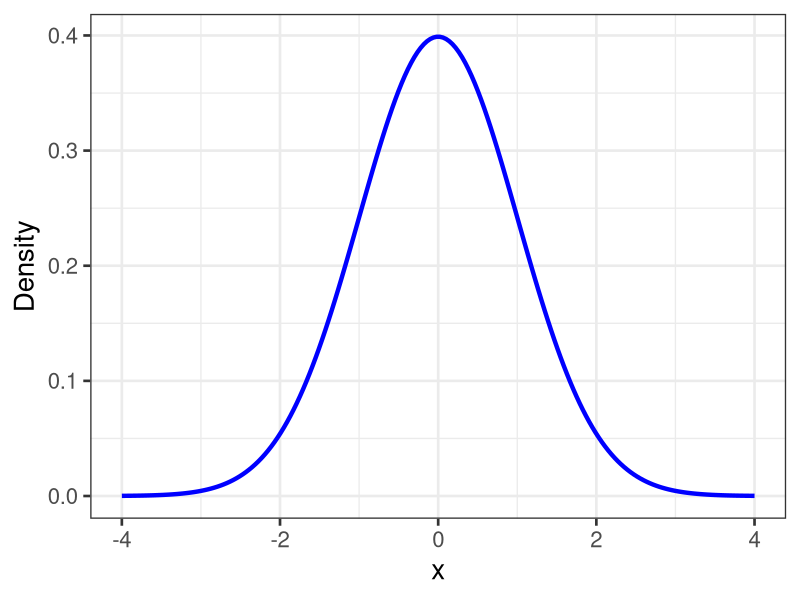
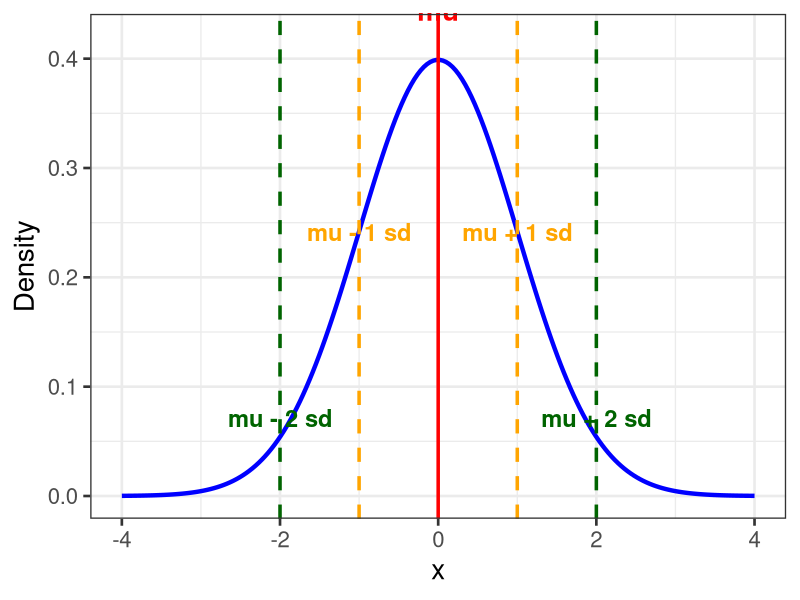

Source code (R) for these figures, in order: (Note: this script raises an error after producing the figures.)
library(ggplot2)

# Set parameters for the normal distribution ####
mu <- 0      # mean
sigma <- 1   # standard deviation

# Create a sequence of x values
x <- seq(-4, 4, length.out = 200)

# Compute the corresponding density values
df <- data.frame(
  x = x,
  density = dnorm(x, mean = mu, sd = sigma)
)

# Create the ggplot
ggplot(df, aes(x = x, y = density)) +
  geom_line(color = "blue", size = 1.5) +
  labs(
    #title = "Example of a Gaussian (Normal) Probability Distribution",
    x = "x",
    y = "Density"
  ) +
  theme_bw(base_size = 20)

ggplot(df, aes(x = x, y = density)) +
  geom_line(color = "blue", size = 1.5) +
  geom_vline(xintercept = mu, color = "red", linetype = "solid", size = 1.2) +
  geom_vline(xintercept = mu + sigma, color = "orange", linetype = "dashed", size = 1.2) +
  geom_vline(xintercept = mu - sigma, color = "orange", linetype = "dashed", size = 1.2) +
  geom_vline(xintercept = mu + 2*sigma, color = "darkgreen", linetype = "dashed", size = 1.2) +
  geom_vline(xintercept = mu - 2*sigma, color = "darkgreen", linetype = "dashed", size = 1.2) +
  annotate("text", x = mu, y = 0.42, label = "mu", color = "red", vjust = -0.8, fontface = "bold", size = 7) +
  annotate("text", x = mu - sigma, y = 0.22, label = "mu - 1 sd", color = "orange", vjust = -0.8, fontface = "bold", size = 6) +
  annotate("text", x = mu + sigma, y = 0.22, label = "mu + 1 sd", color = "orange", vjust = -0.8, fontface = "bold", size = 6) +
  annotate("text", x = mu - 2*sigma, y = 0.05, label = "mu - 2 sd", color = "darkgreen", vjust = -0.8, fontface = "bold", size = 6) +
  annotate("text", x = mu + 2*sigma, y = 0.05, label = "mu + 2 sd", color = "darkgreen", vjust = -0.8, fontface = "bold", size = 6) +
  labs(
    #title = "Gaussian Distribution with Mean (mu), ±1 SD, and ±2 SD",
    x = "x",
    y = "Density"
  ) +
  theme_bw(base_size = 20)


# Parameters for the two distributions
mu <- 0
sds <- c(1, 2)

# Create data for both sd values
curve_data <- expand_grid(sd = sds, x = seq(-6, 6, length.out = 300)) %>%
  mutate(mu = mu,
         density = dnorm(x, mean = mu, sd = sd),
         group = paste0("sd = ", sd))

# For vertical lines (mu and mu±sd)
vlines <- tibble(
  sd = rep(sds, each = 3),
  x = c(mu, mu-1, mu+1, mu, mu-2, mu+2),
  label = rep(c("mu", "mu-1sd", "mu+1sd"), 2),
  group = paste0("sd = ", rep(sds, each = 3))
) %>%
  mutate(x = case_when(
    label == "mu-1sd" ~ mu - sd,
    label == "mu+1sd" ~ mu + sd,
    TRUE ~ mu
  ))

# Create the faceted plot
ggplot(curve_data, aes(x = x, y = density)) +
  geom_line(color = "blue", size = 1.2) +
  geom_vline(data = vlines, aes(xintercept = x), 
             color = "red", linetype = "dashed", size = 1) +
  facet_wrap(~ group, nrow = 2) +
  theme_bw(base_size = 18)

# neg binom histos ####
library(ggplot2)
library(dplyr)
library(tidyr)

# Define parameters for four Negative Binomial distributions
params <- tibble(
  mu  = c(5, 5, 10, 10),
  phi = c(1, 5, 1, 5)
) %>%
  mutate(label = paste0("mu = ", mu, ", phi = ", phi))

# Generate data: x from 0 to some max count
max_x <- 30

# Function to compute NB pmf for given mu and phi
# Note: In R, Negative Binomial uses size parameter = phi,
# and prob = phi / (mu + phi)
get_nb_pmf <- function(x, mu, phi) {
  size <- phi
  prob <- phi / (mu + phi)
  dnbinom(x, size = size, prob = prob)
}

# Create data frame with pmf values for each combination
plot_data <- params %>%
  rowwise() %>%
  do({
    tibble(
      x = 0:max_x,
      pmf = get_nb_pmf(0:max_x, .$mu, .$phi),
      label = .$label,
      mu = .$mu,
      phi = .$phi
    )
  }) %>%
  ungroup()

# Plot
nbplot <- ggplot(plot_data, aes(x = x, y = pmf)) +
  geom_bar(stat = "identity", fill = "steelblue", alpha = 0.7) +
  facet_wrap(~ label, ncol = 2) +
  labs(
    title = "Negative Binomial Distributions with Varying mu and phi",
    x = "Count (x)",
    y = "Probability Mass Function (PMF)"
  ) +
  theme_bw(base_size = 16) +
  theme(strip.text = element_text(size = 12))
ggsave(nbplot, file="nbplot.tiff", width=8, height=6, dpi=600, compression = "lzw")

## plots for bealls.webworm example ####
### add normal density curve -- mean is about right, but variance way off ####
d1$logy <- log(d1$y+1)

ggplot(d1, aes(x=logy))+
  geom_histogram(aes(y = ..density..), binwidth = .5, fill="grey75", color="white")+
  stat_function(
    fun = dnorm,
    args = list(
      mean = mean(d1$logy),
      sd = sd(d1$logy)),
    color = "red", linetype = "solid", size = 2) +
  #facet_wrap(~trt)+
  theme_bw(base_size = 20)+
  expand_limits(x = -1)

## Try a poisson distribution ####
lambda <- mean(d1$y)
xvals <- seq(min(d1$y), max(d1$y))
pois_df <- data.frame(
  y = xvals,
  dens = dpois(xvals, lambda = lambda))

ggplot(d1, aes(x=y))+
  geom_histogram(aes(y = ..density..), binwidth = 1, fill="grey75", color="white")+
  geom_line(data = pois_df, aes(x = y, y = dens), color = "purple", size = 2, linetype = "solid") +
  #facet_wrap(~trt)+
  theme_bw(base_size = 20)

## Add NB density curve -- fits well over the zeros ####
mu <- mean(d1$y)
var <- var(d1$y)
size <- mu^2 / (var - mu)      # size (dispersion)
prob <- size / (size + mu)     # probability

pois_df2 <- data.frame(
  y = xvals,
  Poisson = dpois(xvals, lambda = lambda),
  NegBinom = dnbinom(xvals, size = size, mu = mu))

ggplot(d1, aes(x=y))+
  geom_histogram(aes(y = ..density..), binwidth = 1, fill="grey75", color="white")+
  geom_line(data = pois_df2, aes(x = y, y = Poisson), color = "purple", size = 2, linetype = "solid") +
  geom_line(data = pois_df2, aes(x = y, y = NegBinom), color = "green", size = 2, linetype = "dashed") +  
  #facet_wrap(~trt)+
  theme_bw(base_size = 20)
